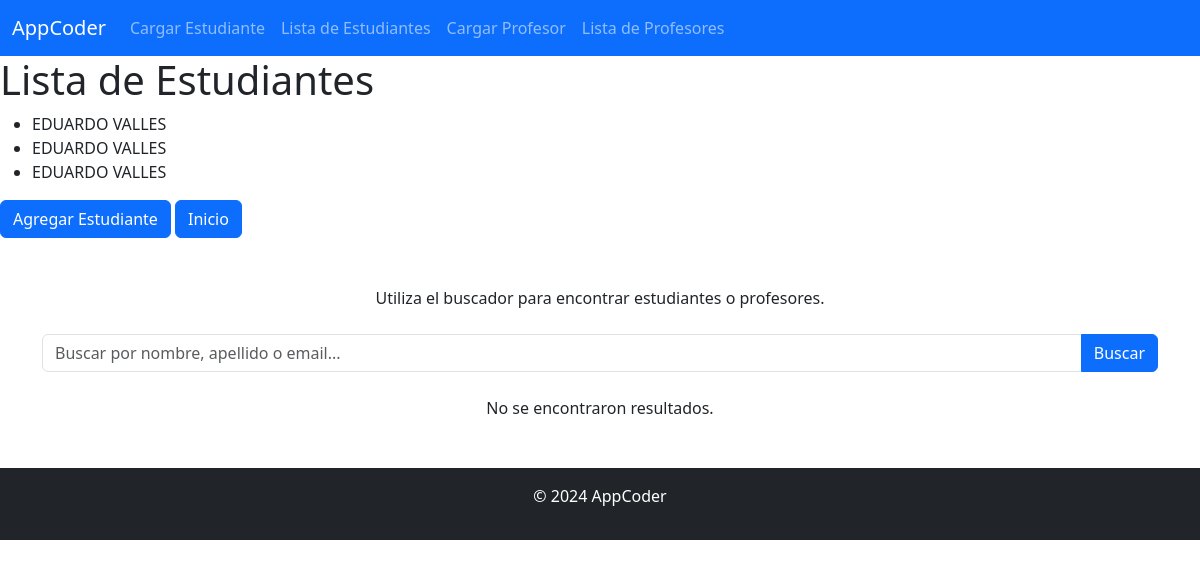
The page /estudiantes/ on the database as committed earlier.
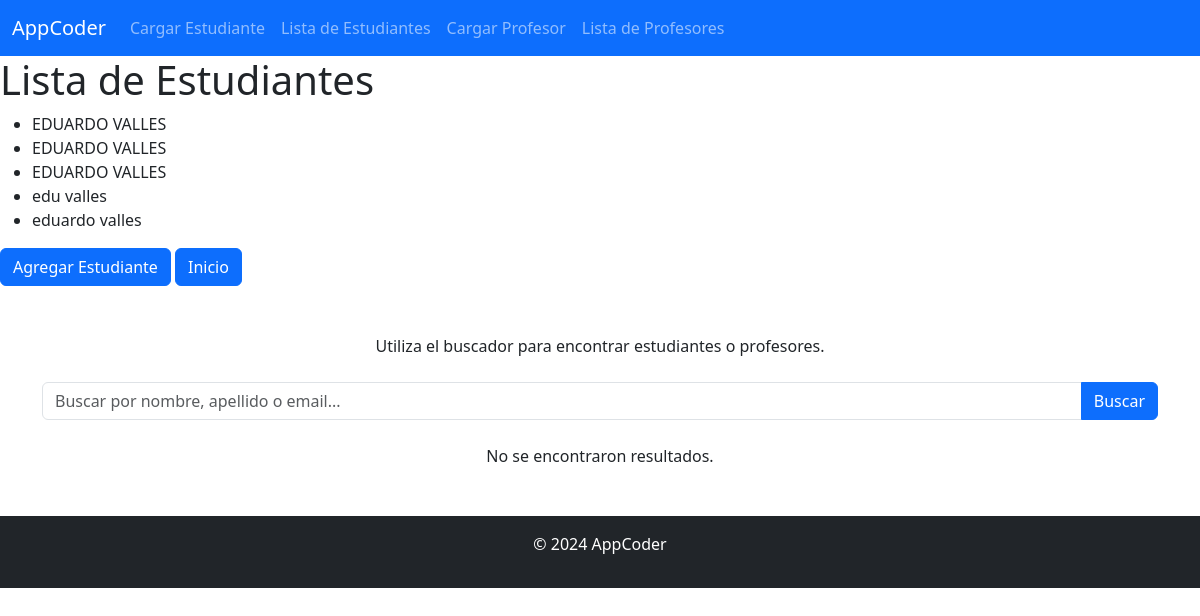
The same page on the database as committed later.
### AppCoder/models.py (models this page shows, shortened)
class Estudiante(models.Model):
    nombre = models.CharField(max_length=100)
    apellido = models.CharField(max_length=100)
    email = models.EmailField()

### AppCoder/views.py (the view)
# urls.py: path('estudiantes/', lista_estudiantes, name='lista_estudiantes'),
def lista_estudiantes(request):
    estudiantes = Estudiante.objects.all()
    return render(request, "AppCoder/lista_estudiantes.html", {"estudiantes": estudiantes})

### templates/AppCoder/lista_estudiantes.html (shortened to what this page needs)
{% extends "AppCoder/index.html" %}
{% load  static %}
{% block cuerpo %}
    <h1>Lista de Estudiantes</h1>
    <ul>
        {% for estudiante in estudiantes%}
            <li>{{estudiante.nombre}} {{estudiante.apellido}}</li>
        {% endfor %}
    </ul>
    <a href="{% url "cargar_estudiante" %}" class="btn btn-primary">Agregar Estudiante</a>
    <a href="{% url "index" %}" class="btn btn-primary"> Inicio</a>
{% endblock %}

Rows that differ between the two databases and show on the page:
added Estudiante: nombre "edu", apellido "valles"
added Estudiante: nombre "eduardo", apellido "valles"
